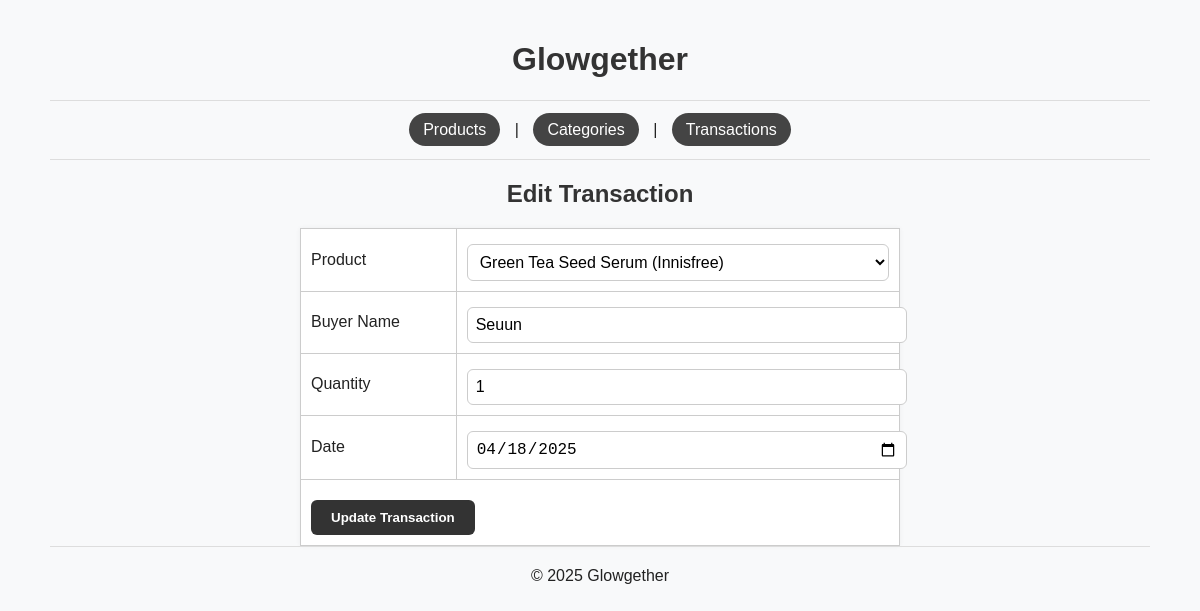
Page /?page=transactions&action=edit&id=1 on the committed database.
### tables this page shows
CREATE TABLE transaction (
    id INT AUTO_INCREMENT PRIMARY KEY,
    product_id INT,
    buyer_name VARCHAR(100),
    qty INT,
    date DATE,
    FOREIGN KEY (product_id) REFERENCES product(id)
);

CREATE TABLE product (
    id INT AUTO_INCREMENT PRIMARY KEY,
    name VARCHAR(100) NOT NULL,
    brand VARCHAR(100) NOT NULL,
    price DECIMAL(10,2) NOT NULL,
    description TEXT,
    image_url VARCHAR(255),
    category_id INT,
    FOREIGN KEY (category_id) REFERENCES category(id)
);

### config/db.php (called while the page is built, shortened)
<?php
class Database {
    private $host = "localhost";
    private $username = "root";
    private $password = "";
    private $dbname = "glowgether";
    public function __construct() {
        try {
            $this->conn = new PDO("mysql:host=$this->host;dbname=$this->dbname", $this->username, $this->password);
        } catch (PDOException $e) {
            echo "Connection failed: " . $e->getMessage();
        }
    }
}
?>

### class/Product.php (called while the page is built, shortened)
<?php
require_once 'config/db.php';
class Product {
    private $db;
    public function __construct() {
        $this->db = (new Database())->conn;
    }
    public function getAllWithCategory() {
        $stmt = $this->db->query("SELECT product.*, category.name AS category_name FROM product JOIN category ON product.category_id = category.id");
        return $stmt->fetchAll(PDO::FETCH_ASSOC);
    }
}
?>

### class/Transaction.php (called while the page is built, shortened)
<?php
require_once 'config/db.php';
class Transaction {
    private $db;
    public function __construct() {
        $this->db = (new Database())->conn;
    }
    public function getById($id) {
        $stmt = $this->db->prepare("SELECT * FROM transaction WHERE id = ?");
        $stmt->execute([$id]);
        return $stmt->fetch(PDO::FETCH_ASSOC);
    }
}
?>

### view/transaction/form.php (the view, shortened to what this page needs)
<?php
$isEdit = isset($_GET['action']) && $_GET['action'] === 'edit' && isset($_GET['id']);
$data = $isEdit ? $transaction->getById($_GET['id']) : [
    'product_id' => '', 'buyer_name' => '', 'qty' => '', 'date' => ''
];
?>
<h2><?= $isEdit ? 'Edit Transaction' : 'Add New Transaction' ?></h2>
<form method="POST">
    <table>
        <tr>
            <td>Product</td>
            <td>
                <select name="product_id" required>
                    <?php foreach ($product->getAllWithCategory() as $p): ?>
                        <option value="<?= $p['id'] ?>" <?= $p['id'] == $data['product_id'] ? 'selected' : '' ?>>
                            <?= $p['name'] ?> (<?= $p['brand'] ?>)
                        </option>
                    <?php endforeach; ?>
                </select>
            </td>
        </tr>
        <tr>
            <td>Buyer Name</td>
            <td><input type="text" name="buyer_name" required value="<?= $data['buyer_name'] ?>"></td>
        </tr>
        <tr>
            <td>Quantity</td>
            <td><input type="number" name="qty" required value="<?= $data['qty'] ?>"></td>
        </tr>
        <tr>
            <td>Date</td>
            <td><input type="date" name="date" required value="<?= $data['date'] ?>"></td>
        </tr>
        <tr>
            <td colspan="2"><button type="submit"><?= $isEdit ? 'Update' : 'Add' ?> Transaction</button></td>
        </tr>
    </table>
</form>

### assets/style.css (style rules this page uses)
body { font-family: Arial, sans-serif; background-color: #f8f9fa; color: #222; margin: 0; padding: 20px; }
h1, h2 { text-align: center; color: #333; }
table { width: 100%; border-collapse: collapse; margin-top: 10px; background-color: white; box-shadow: 0 0 5px rgba(0,0,0,0.05); }
table th, table td { padding: 10px; border: 1px solid #ccc; text-align: left; }
form { margin-top: 20px; }
form table { width: 100%; max-width: 600px; margin: auto; }
form input, form textarea, form select { width: 100%; padding: 8px; margin-top: 5px; border: 1px solid #ccc; border-radius: 6px; font-size: 1rem; background-color: #fff; }
form button { margin-top: 10px; padding: 10px 20px; background-color: #333; color: white; border: none; border-radius: 6px; font-weight: bold; cursor: pointer; }

### rows in the picture
transaction: product_id "Green Tea Seed Serum (Innisfree)", buyer_name "Seuun", qty "1", date "04/18/2025"
